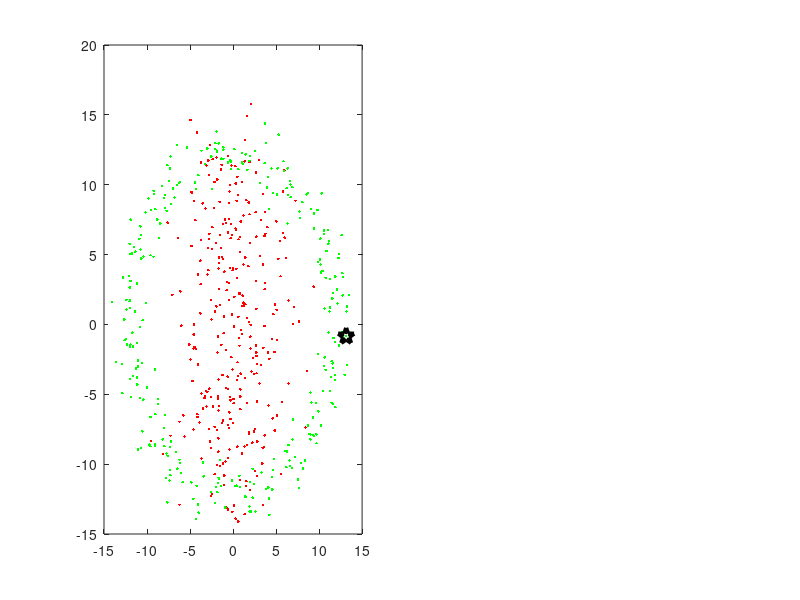

Source code (MATLAB): (Note: this script raises an error after producing the figure.)
function demo_capacity
%% try a nonlinear decision boundary

SVMC = 1;
%xs = linspace(0,4*pi,1000);
%xs2 = sin(xs);
rand('seed',1234);
t = linspace(0,2*pi,300);
xpos = [12*cos(t); 12*sin(t)]
xneg = [2*cos(t); 9*sin(t)];

xpos = xpos + 1.0*randn(size(xpos));
xneg = xneg + randn(size(xneg))*3;

%PAD = 1;
%xpos = [xs; xs2 + PAD + randn(size(xs))];
%xneg = [xs; xs2 - PAD + randn(size(xs))];

ypos = t*0 + 1;
yneg = t*0 - 1;

x = [xpos xneg];
y = [ypos yneg];

pos = find(y==1);
neg = find(y==-1);

%figure(1)
%clf
%subplot(1,2,1)

curscores = [];

y = y';

gammas = linspace(.00001,100,size(x,2));

for iii = 1:10000
  index = 1+mod(iii,length(t));
  gamma = 1;
  %gamma = gammas(iii); %.001;
  %gammaK = iii;
  %gammaK = 0;


figure(1)
clf
subplot(1,2,1)
plot(x(1,y==-1),x(2,y==-1),'r.')
hold on;
plot(x(1,y==1),x(2,y==1),'g.')

hold on;
plot(x(1,index),x(2,index),'kp','MarkerSize',12,'LineWidth',3)

ds = distSqr_fast(xpos(:,index),xpos);
[aa,bb] = sort(ds);

K = 1;
curx = [xpos(:,bb(1:K)) xneg];
cury = [ypos(bb(1:K)) yneg]';

[w,b] = learn_local_no_capacity(curx,cury,index,SVMC);

res = w'*x-b;

xmin = min(x(1,:));
xmax = max(x(1,:));


PAD = .1*(max(x(1,:))-min(x(1,:)));
bbox_range = [min(x(1,:))-PAD max(x(1,:))+PAD min(x(2,:))-PAD max(x(2, ...
                                                  :))+PAD];

xmin = bbox_range(1);
xmax = bbox_range(2);
ymin = (b - w(1)*xmin)/w(2);
ymax = (b - w(1)*xmax)/w(2);

% bbox_range(1:3) = bbox_range(1:3)-10;
% bbox_range(2:4) = bbox_range(2:4)+10;


yminneg = (1+b - w(1)*bbox_range(1))/w(2);
ymaxneg = (1+b - w(1)*bbox_range(2))/w(2);

yminpos = (-1+b - w(1)*bbox_range(1))/w(2);
ymaxpos = (-1+b - w(1)*bbox_range(2))/w(2);

hold on;
plot([xmin xmax],[ymin ymax],'k','LineWidth',2)
hold on;
plot([xmin xmax],[yminneg ymaxneg],'b--','LineWidth',2)
hold on;
plot([xmin xmax],[yminpos ymaxpos],'r--','LineWidth',2)
title(sprintf('%dNN Max-Margin Solution',K))
axis(bbox_range)
subplot(1,2,2)
plot(x(1,y==-1),x(2,y==-1),'r.')
hold on;
plot(x(1,y==1),x(2,y==1),'g.')

hold on;
plot(x(1,index),x(2,index),'kp','MarkerSize',12,'LineWidth',3)

%[w,b,alphas,pos_inds] = learn_local_capacity(x,y,index,SVMC,gamma);
[w,b,alphas,pos_inds] = learn_local_rank_capacity(x,y,index,SVMC, ...
                                                  gamma);

%r = w'*x(:,pos_inds)-b;
%[aa,bb] = sort(r,'descend');
%alphas = bb(1:10);

alphas2 = zeros(size(pos_inds));
alphas2(alphas) = 1;
alphas = alphas2;
sum(alphas(pos_inds))
length(pos_inds)




curscores(end+1,:) = w'*x-b;

res = w'*x-b;

xmin = bbox_range(1);
xmax = bbox_range(2);
ymin = (b - w(1)*xmin)/w(2);
ymax = (b - w(1)*xmax)/w(2);

yminneg = (1+b - w(1)*xmin)/w(2);
ymaxneg = (1+b - w(1)*xmax)/w(2);

yminpos = (-1+b - w(1)*xmin)/w(2);
ymaxpos = (-1+b - w(1)*xmax)/w(2);

yminneg = (1+b - w(1)*bbox_range(1))/w(2);
ymaxneg = (1+b - w(1)*bbox_range(2))/w(2);

yminpos = (-1+b - w(1)*bbox_range(1))/w(2);
ymaxpos = (-1+b - w(1)*bbox_range(2))/w(2);


hold on;
plot([xmin xmax],[ymin ymax],'k','LineWidth',2)
hold on;
plot([xmin xmax],[yminneg ymaxneg],'b--','LineWidth',2)
hold on;
plot([xmin xmax],[yminpos ymaxpos],'r--','LineWidth',2)
hold on;

if length(alphas)>0
  try
  goods = pos_inds(alphas>0);
  catch
    keyboard
  end
else
  goods = [];
end
plot(x(1,goods),x(2,goods),'ko');
title(sprintf('Max-Capacity \\gamma=%.3f',gamma))
axis(bbox_range);

index
drawnow
%pause

end

% figure(2)
% imagesc(curscores)
% keyboard


function [w,b] = learn_local_no_capacity(x,y,index,SVMC)

pos_inds = find(y==1);
alphas = y*0+1;

svm_model = svmtrain(y, x',sprintf(['-s 0 -t 0 -c' ...
                    ' %f -q'],SVMC));

svm_weights = full(sum(svm_model.SVs .* ...
                       repmat(svm_model.sv_coef,1,size(svm_model.SVs,2)),1));
w = svm_weights';
b = svm_model.rho;

